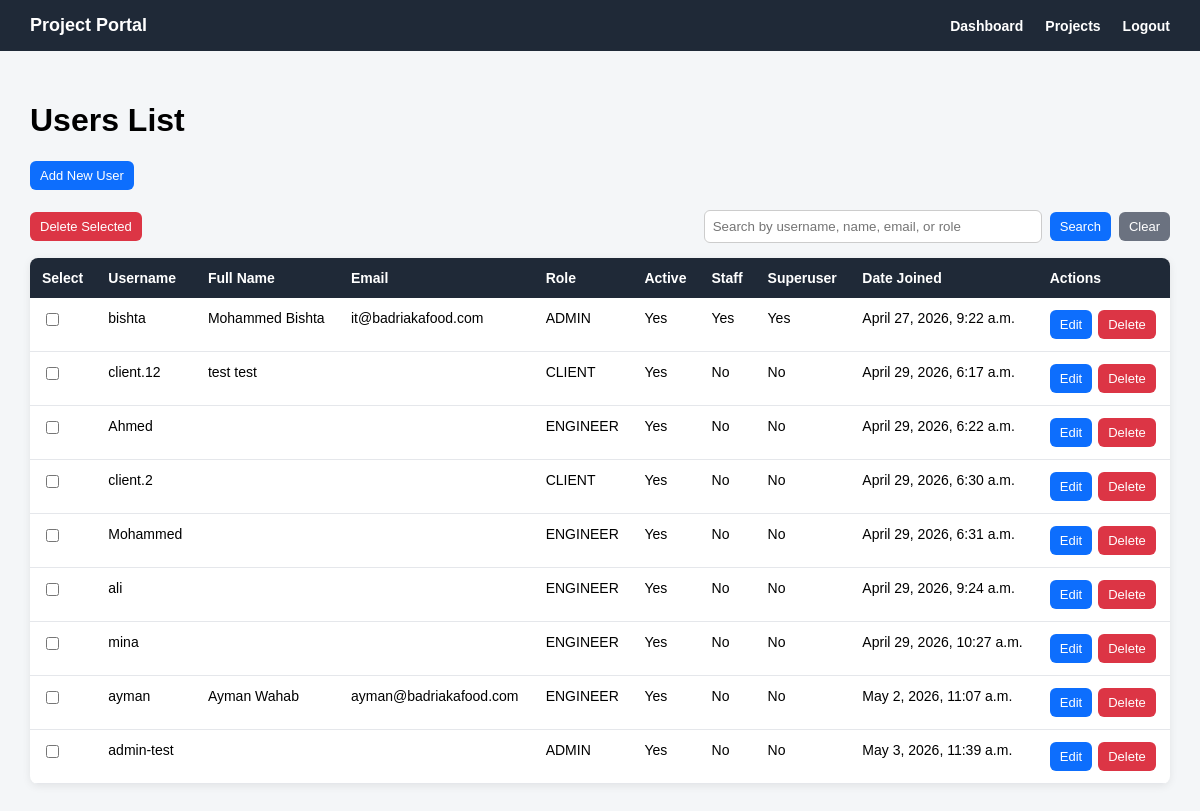
/accounts/users/ (signed in), run on an earlier commit of the app's database.
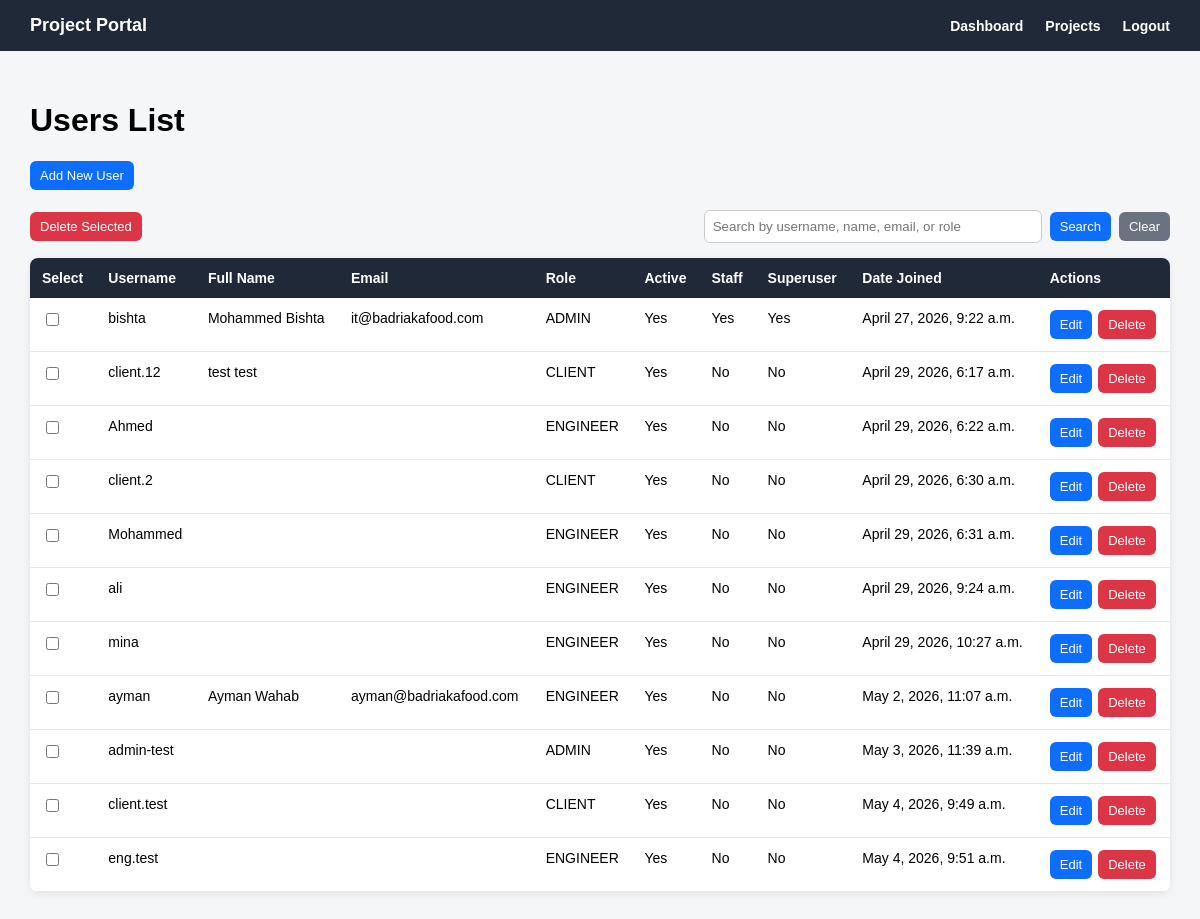
And on a later commit of the database.
### accounts/models.py (models this page shows)
class User(AbstractUser):
    class Role(models.TextChoices):
        ADMIN = 'ADMIN', 'Admin'
        ENGINEER = 'ENGINEER', 'Engineer'
        CLIENT = 'CLIENT', 'Client'
    role = models.CharField(
        max_length=20,
        choices=Role.choices,
        default=Role.CLIENT
    )

### accounts/views.py (the view, shortened to what this page needs)
# urls.py: path('users/', user_list_view, name='user_list'),
@login_required
def user_list_view(request):
    if request.user.role != 'ADMIN':
        return redirect('accounts:dashboard')
    users = User.objects.all()
    search_query = request.GET.get('q')
    return render(request, 'accounts/user_list.html', {
        'users': users,
        'search_query': search_query,
    })

### templates/accounts/user_list.html (shortened to what this page needs)
{% extends 'base.html' %}
{% block content %}
<div class="page-header">
    <h1>Users List</h1>
    <a href="{% url 'accounts:user_add' %}" class="btn btn-primary">
        Add New User
    </a>
</div>
{% if users %}
    <form method="post"
          action="{% url 'accounts:user_bulk_delete' %}"
          onsubmit="return confirm('Are you sure you want to delete the selected users?');">
        <div class="top-actions-row">
            <button type="submit" class="btn btn-danger">
                Delete Selected
            </button>
            <div class="search-box">
                <input type="text"
                       id="userSearchInput"
                       value="{{ search_query|default:'' }}"
                       placeholder="Search by username, name, email, or role"
                       onkeydown="if(event.key === 'Enter'){ event.preventDefault(); searchUsers(); }">
                <button type="button" class="btn btn-primary" onclick="searchUsers()">
                    Search
                </button>
                <a href="{% url 'accounts:user_list' %}" class="btn btn-secondary">
                    Clear
                </a>
            </div>
        </div>
        <table class="users-table">
            <tr>
                <th>Select</th>
                <th>Username</th>
                <th>Full Name</th>
                <th>Email</th>
                <th>Role</th>
                <th>Active</th>
                <th>Staff</th>
                <th>Superuser</th>
                <th>Date Joined</th>
                <th>Actions</th>
            </tr>
            {% for user_item in users %}
                <tr>
                    <td>
                        <input type="checkbox" name="selected_users" value="{{ user_item.pk }}">
                    </td>
                    <td>{{ user_item.username }}</td>
                    <td>{{ user_item.first_name }} {{ user_item.last_name }}</td>
                    <td>{{ user_item.email }}</td>
                    <td>{{ user_item.role }}</td>
                    <td>
                        {% if user_item.is_active %}
                            Yes
                        {% else %}
                            No
                        {% endif %}
                    </td>
                    <td>
                        {% if user_item.is_staff %}
                            Yes
                        {% else %}
                            No
                        {% endif %}
                    </td>
                    <td>
                        {% if user_item.is_superuser %}
                            Yes
                        {% else %}
                            No
                        {% endif %}
                    </td>
                    <td>{{ user_item.date_joined }}</td>
                    <td>
                        <div class="table-actions">
                            <a href="{% url 'accounts:user_edit' user_item.pk %}" class="btn btn-primary">
                                Edit
                            </a>
                            <form method="post"
                                  action="{% url 'accounts:user_delete' user_item.pk %}"
                                  style="margin: 0;"
                                  onsubmit="return confirm('Are you sure you want to delete this user?');">
                                <button type="submit" class="btn btn-danger">
                                    Delete
                                </button>
                            </form>
                        </div>
                    </td>
                </tr>
            {% endfor %}
        </table>
    </form>
{% endif %}
{% endblock %}

### templates/base.html (shortened to what this page needs)
<!DOCTYPE html>
<html>
<head>
</head>
<body>
    <div class="navbar">
        <div class="brand">
            Project Portal
        </div>
        <div class="nav-links">
            {% if request.user.is_authenticated %}
                <a href="{% url 'accounts:dashboard' %}">Dashboard</a>
                <a href="{% url 'projects:project_list' %}">Projects</a>
                <form class="logout-form" method="post" action="{% url 'accounts:logout' %}">
                    <button class="logout-button" type="submit">Logout</button>
                </form>
            {% endif %}
        </div>
    </div>
    <div class="content">
        {% block content %}
        {% endblock %}
    </div>
</body>
</html>

### templates/base.html (style rules this page uses)
body { margin: 0; font-family: Arial, sans-serif; background: #f4f6f8; }
.navbar { background: #1f2937; color: white; padding: 15px 30px; display: flex; justify-content: space-between; align-items: center; }
.brand { font-size: 18px; font-weight: bold; }
.nav-links { display: flex; align-items: center; gap: 22px; }
.nav-links a { color: white; text-decoration: none; font-weight: bold; font-size: 14px; }
.content { padding: 30px; }
.logout-form { display: inline; margin: 0; }
.logout-button { background: none; border: none; color: white; font-weight: bold; cursor: pointer; font-size: 14px; padding: 0; }

### templates/accounts/user_list.html (style rules this page uses)
.page-header { margin-bottom: 20px; }
.users-table { width: 100%; border-collapse: collapse; background: white; border-radius: 8px; overflow: hidden; box-shadow: 0 2px 8px rgba(0, 0, 0, 0.08); }
.users-table th { background: #1f2937; color: white; text-align: left; padding: 12px; font-size: 14px; }
.users-table td { padding: 12px; border-bottom: 1px solid #e5e7eb; vertical-align: top; font-size: 14px; }
.btn { display: inline-block; border: none; padding: 7px 10px; border-radius: 6px; cursor: pointer; text-decoration: none; font-size: 13px; }
.btn-primary { background: #0d6efd; color: white !important; }
.btn-danger { background: #dc3545; color: white !important; }
.btn-secondary { background: #6b7280; color: white !important; }
.table-actions { display: flex; gap: 6px; align-items: center; }
.top-actions-row { display: flex; justify-content: space-between; align-items: center; margin-bottom: 15px; gap: 15px; }
.search-box { display: flex; gap: 8px; align-items: center; }
.search-box input { padding: 8px; width: 320px; border: 1px solid #ccc; border-radius: 6px; }

What changed in the data, as far as the page shows it:
added User: username "client.test", role "CLIENT", is_active "Yes", is_staff "No", is_superuser "No", date_joined "May 4, 2026, 9:49 a.m."
added User: username "eng.test", role "ENGINEER", is_active "Yes", is_staff "No", is_superuser "No", date_joined "May 4, 2026, 9:51 a.m."
